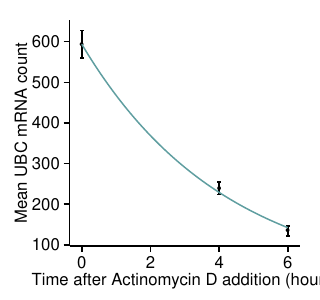

The script that saved this image:
data <- read.delim('~/Dropbox/densitypaper/ExtractedData/ActD_SerumStarved.txt',header=T,stringsAsFactors=F)

data <- subset(data,gene %in% 'UBC')

meanDat <- ddply(data,.(timePt),summarise,meanRNA = mean(totalRNA),seRNA = sd(totalRNA)/sqrt(length(totalRNA)))

m0 = meanDat$meanRNA[1]



xvals = seq(from=0,to=6,by=.01)
yvals = m0*exp(-(1/4.2)*xvals)

modelDat <- data.frame(xvals,yvals)

pdf('~/Dropbox/densitypaper/SupplementaryFigures/ActD/UBC_decay.pdf',height=3,width=3.2)
ggplot(meanDat,aes(x=timePt,y=meanRNA)) + geom_point(size=1.3) + 
  geom_errorbar(aes(ymin=meanRNA-seRNA,ymax=meanRNA+seRNA),width=.1) +
  geom_line(data=modelDat,aes(x=xvals,y=yvals),col='cadetblue') +
  theme_classic() +
  xlab('Time after Actinomycin D addition (hours)') +
  ylab('Mean UBC mRNA count') +
  theme(axis.title=element_text(size="12"), axis.text=element_text(size='12'))
dev.off()